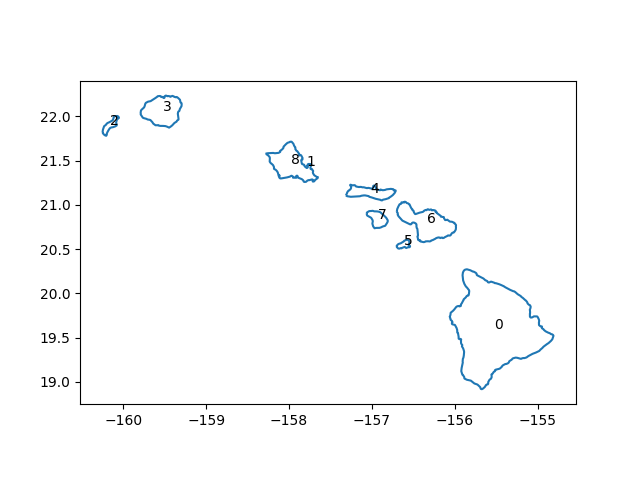

Python code for this plot:
import geopandas as gpd
import matplotlib.pyplot as plt
from shapely.geometry import Point
import sys

fig,ax = plt.subplots()

dbpath = '/Users/telliott/data/'
gdf = gpd.read_file(dbpath+
    'gz_2010_us_040_00_5m')
hawaii = gdf[gdf['NAME'] == 'Hawaii']
#print(hawaii)


gs = hawaii.geometry  # gs is a GeoSeries
islands = gs.explode(index_parts=True)
islands.boundary.plot(
    ax=ax)

L = list(range(9))

def f(p):
    #x,y = p.representative_point().coords[:][0]
    x = p.centroid.x
    y = p.centroid.y
    index = L.pop(0)
    plt.annotate(
        text=str(index),
        xy=(x,y))

islands.apply(f)   

'''
mp = gs.iloc[0]    # mp is a MultiPolygon

for i,p in islands:
    print(p)
    geom = p.geometry
    x,y = geom.representative_point().coords[:][0]
    plt.annotate(
        text=str(i),
        xy=(x,y))
'''

mod = sys.argv[0].split('.')[0]
plt.savefig(mod + '.png')
